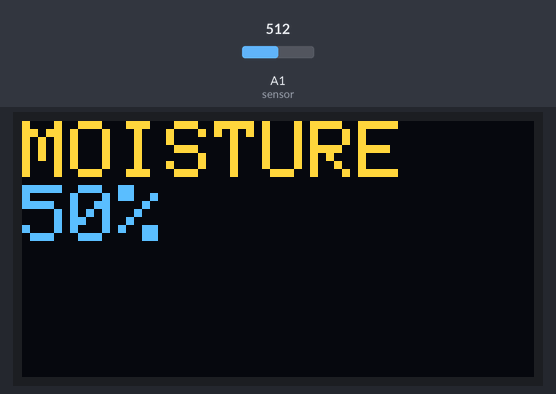
A sketch run on a simulated Arduino Uno, built with avr-gcc and run on an emulated ATmega328P. On the bench: 128×64 one-colour display. The test bench sets the inputs (shaded band); at power-on: A1 (sensor) = 512. The OLED is the two-colour kind (top 16 rows yellow).

Above: at 1.2 s.
1.3 s: A1 (sensor) set to 530
At 2.0 s:
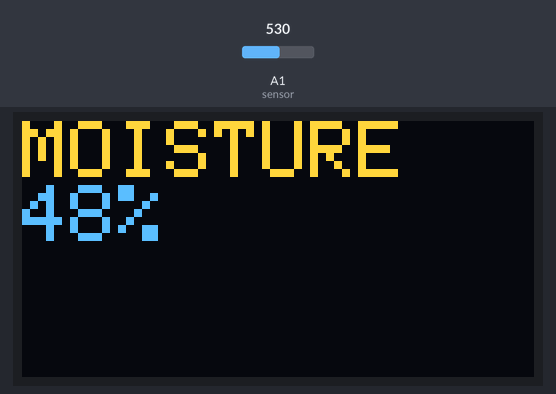
2.8 s: A1 (sensor) set to 716
At 3.1 s:
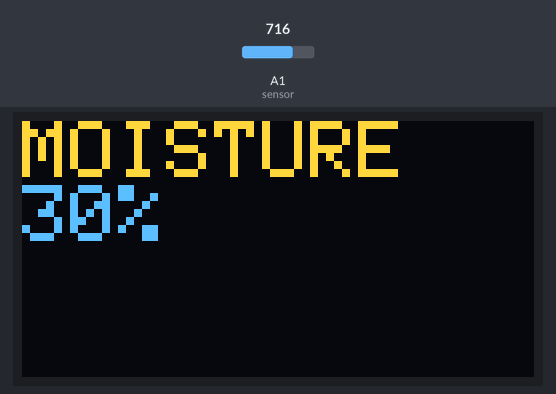
4.3 s: A1 (sensor) set to 900
At 5.4 s:
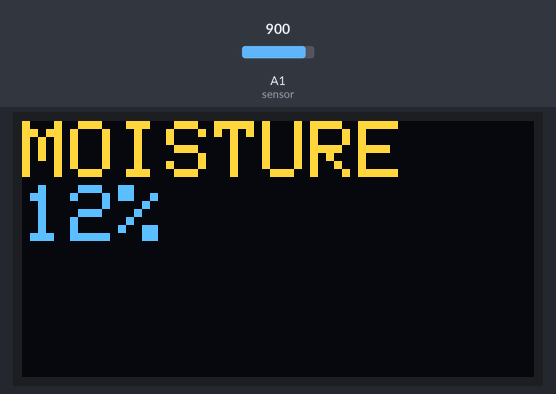
Timing chart, 0 to 7.3 s (numbered marks = the images above; inputs shaded):
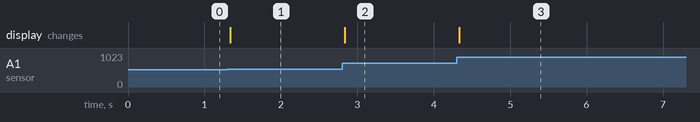

Measured:
- the behaviour switches between 512 and 513 on A1 (sensor) (found by bisection; images 0 and 1)
- after the input at 1.3 s, the display: changes at once (image 1)
- after the input at 2.8 s, the display: changes at once (image 2)
- after the input at 4.3 s, the display: changes at once (image 3)

The sketch:

code.ino
```cpp
#include <SPI.h>
#include <Wire.h>
#include <Adafruit_GFX.h>
#include <Adafruit_SSD1306.h>
#define OLED_RESET 4
#define sensor A1
Adafruit_SSD1306 display(OLED_RESET);
void setup()
{
  display.begin(SSD1306_SWITCHCAPVCC, 0x3C); // change the adddress(0x3C) as per need
  display.clearDisplay();
}
void loop()
{
  int value = analogRead(sensor);
  int percent = map(value, 1024, 0, 0, 100);
  display.setTextSize(2);
  display.setTextColor(WHITE);
  display.setCursor(0,0);
  display.println("MOISTURE");
  display.print(percent);
  display.print("%");
  display.display();
  display.clearDisplay();
}
```
